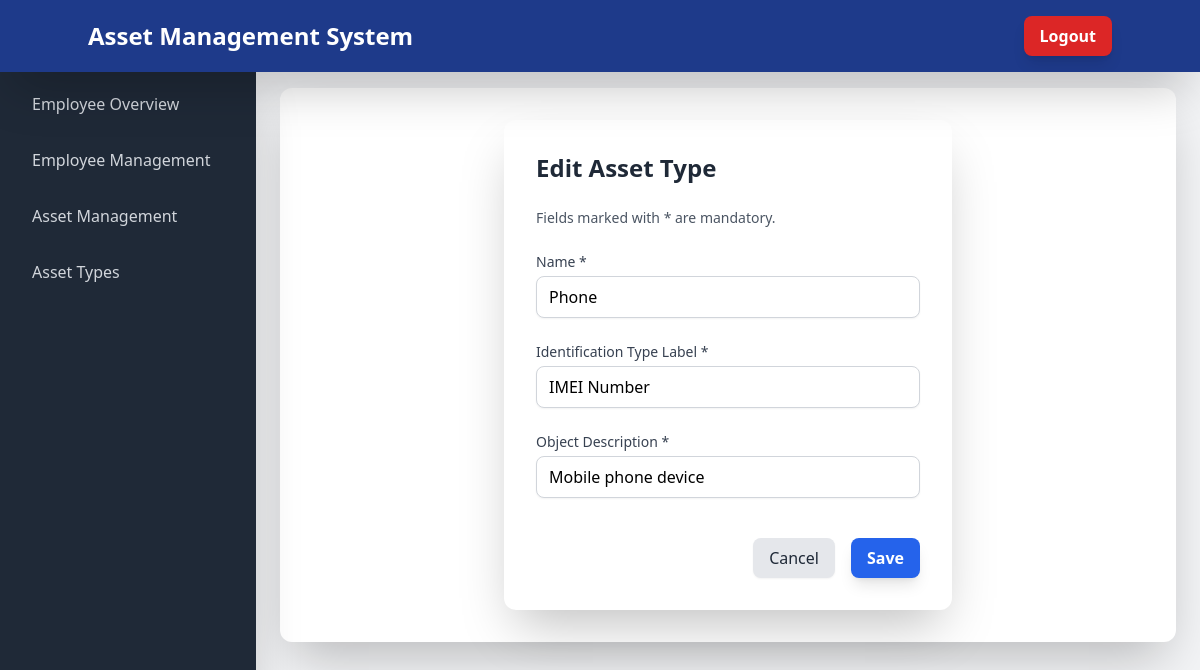
Page /asset-types/3/edit/ (signed in) on the committed database.
### assets/models.py (models this page shows, shortened)
class AssetType(models.Model):
    name = models.CharField(max_length=255)
    identification_type_label = models.CharField(max_length=255)
    object_description = models.CharField(max_length=255)
    is_active = models.BooleanField(default=True)

### assets/views.py (the view)
# urls.py: path('asset-types/<int:pk>/edit/', views.AssetTypeUpdateView.as_view(), name='assettype_update'),
class AssetTypeUpdateView(LoginRequiredMixin, UserPassesTestMixin, UpdateView):
    model = AssetType
    template_name = 'assets/assettype_form.html'
    fields = ['name', 'identification_type_label', 'object_description']
    success_url = reverse_lazy('assettype_list')
    def test_func(self):
        return self.request.user.is_staff

### assets/templates/assets/assettype_form.html (shortened to what this page needs)
    {% extends 'assets/base.html' %}
{% block content %}
<div class="bg-white rounded-xl shadow-2xl p-8 max-w-md mx-auto">
    <h2 class="text-2xl font-bold text-gray-800 mb-6">{% if object %}Edit{% else %}Create{% endif %} Asset Type</h2>
    <form method="post" class="space-y-6">
        <p class="text-sm text-gray-600 mb-4">Fields marked with * are mandatory.</p>
        <div>
            <label for="{{ form.name.id_for_label }}" class="block text-sm font-medium text-gray-700">Name *</label>
            <input id="{{ form.name.id_for_label }}" name="{{ form.name.html_name }}" type="text" value="{{ form.name.value|default:'' }}" required class="mt-1 block w-full px-3 py-2 border border-gray-300 rounded-lg shadow-sm focus:outline-none focus:ring-blue-600 focus:border-blue-600">
        </div>
        <div>
            <label for="{{ form.identification_type_label.id_for_label }}" class="block text-sm font-medium text-gray-700">Identification Type Label *</label>
            <input id="{{ form.identification_type_label.id_for_label }}" name="{{ form.identification_type_label.html_name }}" type="text" value="{{ form.identification_type_label.value|default:'' }}" required class="mt-1 block w-full px-3 py-2 border border-gray-300 rounded-lg shadow-sm focus:outline-none focus:ring-blue-600 focus:border-blue-600">
        </div>
        <div>
            <label for="{{ form.object_description.id_for_label }}" class="block text-sm font-medium text-gray-700">Object Description *</label>
            <input id="{{ form.object_description.id_for_label }}" name="{{ form.object_description.html_name }}" type="text" value="{{ form.object_description.value|default:'' }}" required class="mt-1 block w-full px-3 py-2 border border-gray-300 rounded-lg shadow-sm focus:outline-none focus:ring-blue-600 focus:border-blue-600">
        </div>
        <div class="flex justify-end space-x-4 pt-4">
            <a href="{% url 'assettype_list' %}" class="bg-gray-200 hover:bg-gray-300 text-gray-800 font-medium rounded-lg shadow-sm px-4 py-2 transition duration-200">Cancel</a>
            <button type="submit" class="bg-blue-600 hover:bg-blue-700 text-white font-semibold rounded-lg shadow-lg px-4 py-2 transition duration-200">Save</button>
        </div>
    </form>
</div>
{% endblock %}

### rows in the picture
AssetType: name "Phone", identification_type_label "IMEI Number", object_description "Mobile phone device"
